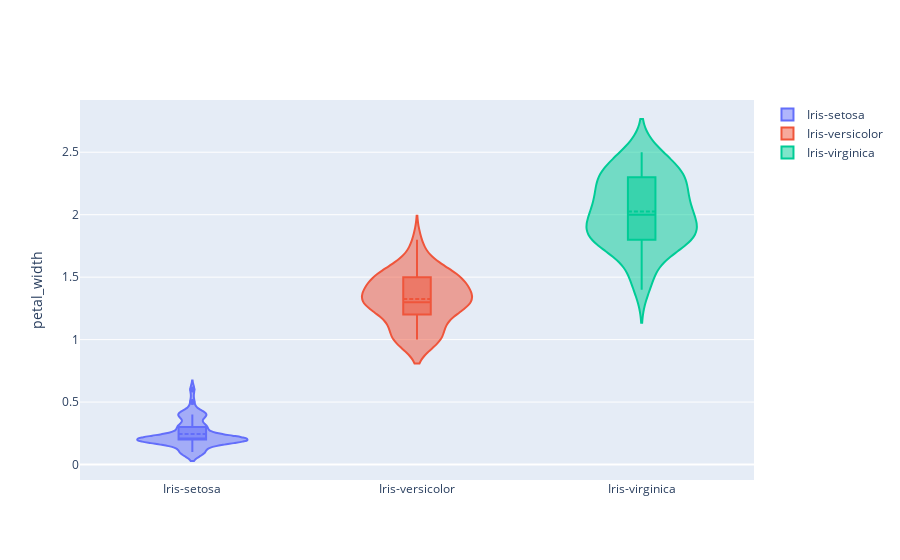

Notebook source saved alongside this figure:
### Code cell
fig = go.Figure()

species = ['Iris-setosa', 'Iris-versicolor', 'Iris-virginica']
for specie in species:
    fig.add_trace(go.Violin(x=data['species'][data['species']==specie],
                                y=data['petal_width'][data['species'] == specie],
                                name=specie,
                                box_visible=True,
                                meanline_visible=True))
fig.update_yaxes(title_text='petal_width')
py.offline.iplot(fig)

### Figure 1 — Plotly figure (JSON) as saved in the notebook; plotly's stock layout.template omitted (floating-point values rounded to 4 significant figures)
{"data": [{"box": {"visible": true}, "meanline": {"visible": true}, "name": "Iris-setosa", "type": "violin", "x": ["Iris-setosa", "Iris-setosa", "Iris-setosa", "Iris-setosa", "Iris-setosa", "Iris-setosa", "Iris-setosa", "Iris-setosa", "Iris-setosa", "Iris-setosa", "Iris-setosa", "Iris-setosa", "Iris-setosa", "Iris-setosa", "Iris-setosa", "Iris-setosa", "Iris-setosa", "Iris-setosa", "Iris-setosa", "Iris-setosa", "Iris-setosa", "Iris-setosa", "Iris-setosa", "Iris-setosa", "Iris-setosa", "Iris-setosa", "Iris-setosa", "Iris-setosa", "Iris-setosa", "Iris-setosa", "Iris-setosa", "Iris-setosa", "Iris-setosa", "Iris-setosa", "Iris-setosa", "Iris-setosa", "Iris-setosa", "Iris-setosa", "Iris-setosa", "Iris-setosa", "Iris-setosa", "Iris-setosa", "Iris-setosa", "Iris-setosa", "Iris-setosa", "Iris-setosa", "Iris-setosa", "Iris-setosa", "Iris-setosa", "Iris-setosa"], "y": [0.2, 0.2, 0.2, 0.2, 0.2, 0.4, 0.3, 0.2, 0.2, 0.1, 0.2, 0.2, 0.1, 0.1, 0.2, 0.4, 0.4, 0.3, 0.3, 0.3, 0.2, 0.4, 0.2, 0.5, 0.2, 0.2, 0.4, 0.2, 0.2, 0.2, 0.2, 0.4, 0.1, 0.2, 0.1, 0.2, 0.2, 0.1, 0.2, 0.2, 0.3, 0.3, 0.2, 0.6, 0.4, 0.3, 0.2, 0.2, 0.2, 0.2]}, {"box": {"visible": true}, "meanline": {"visible": true}, "name": "Iris-versicolor", "type": "violin", "x": ["Iris-versicolor", "Iris-versicolor", "Iris-versicolor", "Iris-versicolor", "Iris-versicolor", "Iris-versicolor", "Iris-versicolor", "Iris-versicolor", "Iris-versicolor", "Iris-versicolor", "Iris-versicolor", "Iris-versicolor", "Iris-versicolor", "Iris-versicolor", "Iris-versicolor", "Iris-versicolor", "Iris-versicolor", "Iris-versicolor", "Iris-versicolor", "Iris-versicolor", "Iris-versicolor", "Iris-versicolor", "Iris-versicolor", "Iris-versicolor", "Iris-versicolor", "Iris-versicolor", "Iris-versicolor", "Iris-versicolor", "Iris-versicolor", "Iris-versicolor", "Iris-versicolor", "Iris-versicolor", "Iris-versicolor", "Iris-versicolor", "Iris-versicolor", "Iris-versicolor", "Iris-versicolor", "Iris-versicolor", "Iris-versicolor", "Iris-versicolor", "Iris-versicolor", "Iris-versicolor", "Iris-versicolor", "Iris-versicolor", "Iris-versicolor", "Iris-versicolor", "Iris-versicolor", "Iris-versicolor", "Iris-versicolor", "Iris-versicolor"], "y": [1.4, 1.5, 1.5, 1.3, 1.5, 1.3, 1.6, 1, 1.3, 1.4, 1, 1.5, 1, 1.4, 1.3, 1.4, 1.5, 1, 1.5, 1.1, 1.8, 1.3, 1.5, 1.2, 1.3, 1.4, 1.4, 1.7, 1.5, 1, 1.1, 1, 1.2, 1.6, 1.5, 1.6, 1.5, 1.3, 1.3, 1.3, 1.2, 1.4, 1.2, 1, 1.3, 1.2, 1.3, 1.3, 1.1, 1.3]}, {"box": {"visible": true}, "meanline": {"visible": true}, "name": "Iris-virginica", "type": "violin", "x": ["Iris-virginica", "Iris-virginica", "Iris-virginica", "Iris-virginica", "Iris-virginica", "Iris-virginica", "Iris-virginica", "Iris-virginica", "Iris-virginica", "Iris-virginica", "Iris-virginica", "Iris-virginica", "Iris-virginica", "Iris-virginica", "Iris-virginica", "Iris-virginica", "Iris-virginica", "Iris-virginica", "Iris-virginica", "Iris-virginica", "Iris-virginica", "Iris-virginica", "Iris-virginica", "Iris-virginica", "Iris-virginica", "Iris-virginica", "Iris-virginica", "Iris-virginica", "Iris-virginica", "Iris-virginica", "Iris-virginica", "Iris-virginica", "Iris-virginica", "Iris-virginica", "Iris-virginica", "Iris-virginica", "Iris-virginica", "Iris-virginica", "Iris-virginica", "Iris-virginica", "Iris-virginica", "Iris-virginica", "Iris-virginica", "Iris-virginica", "Iris-virginica", "Iris-virginica", "Iris-virginica", "Iris-virginica", "Iris-virginica", "Iris-virginica"], "y": [2.5, 1.9, 2.1, 1.8, 2.2, 2.1, 1.7, 1.8, 1.8, 2.5, 2, 1.9, 2.1, 2, 2.4, 2.3, 1.8, 2.2, 2.3, 1.5, 2.3, 2, 2, 1.8, 2.1, 1.8, 1.8, 1.8, 2.1, 1.6, 1.9, 2, 2.2, 1.5, 1.4, 2.3, 2.4, 1.8, 1.8, 2.1, 2.4, 2.3, 1.9, 2.3, 2.5, 2.3, 1.9, 2, 2.3, 1.8]}], "layout": {"yaxis": {"title": {"text": "petal_width"}}}}
